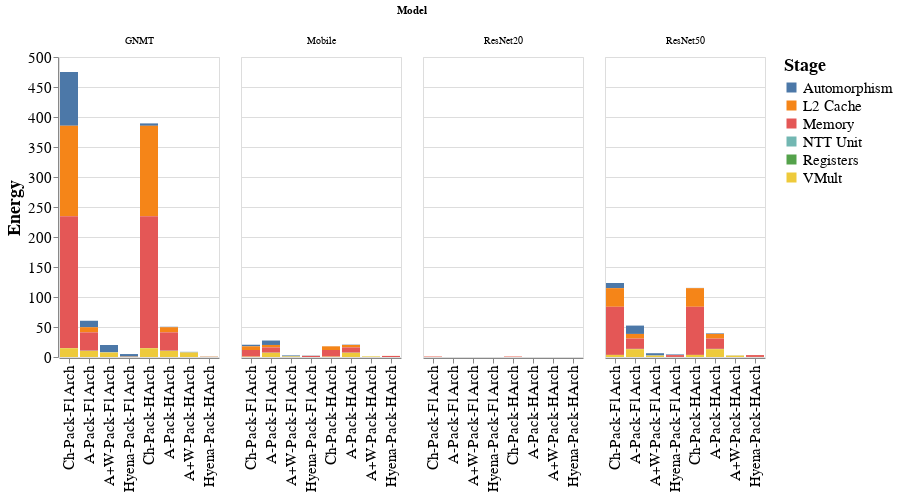

Notebook code cell kept with this figure:
### Code cell
structs = {
    'L2 Cache':{
        'Chiplet':['WT L2 Cache', 'IF L2 Cache', 'KSH L2 Cache'],
    },
    'Memory':{
        'Chiplet':['Memory']
    },
    'VMult':{
        'MUL':['MUL'],'NTT':['MUL'],'KSH':['MUL'],'ROT':['MUL'],
    },
    'Registers':{
        'MUL': ['IF File','WT File','Twiddle','KSH File','PSUM File','Buffer File'],
        'KSH': ['IF File','WT File','Twiddle','KSH File','PSUM File','Buffer File'],
    },
    'Automorphism':{
        'ROT': ['IF File','WT File','Twiddle','KSH File','PSUM File','Buffer File',
                'Total Shift', 'Total Transpose', 'Total Benes'],
    },
    'NTT Unit':{
        'NTT': ['IF File','WT File','Twiddle','KSH File','PSUM File','Buffer File'],
    }
}

temp_dd = []
SCALE = 1e9


for cnn_name, data in [("ResNet50",data_resnet), ("Mobile",data_mobile), ("GNMT",data_gnmt),("ResNet20",data_resnet20)]:
    for model in data:
        if 'ngraph' in model[0]:
            continue
        if 'plus' in model[0]:
            continue
#         if 'hyena' not in model[2]:
#             continue
#         if 'hyena' not in model[0] and 'epic' not in model[0]:
#             continue
        for layer in data[model]:
            for name in structs:
                for category in structs[name]:
                    for stat in structs[name][category]:
                        temp_dd.append([
                            cnn_name,
                            replace_strings["_".join(model[:-1])],
                            data[model][layer]['Layer'],
                            name,
                            stat,
                            data[model][layer][category][stat]*master_energy[stat]/SCALE
                        ])
                        
df_dd = pd.DataFrame(temp_dd, columns=['Model', 'Config', 'Layer', 'Stage', 'Metric', "Energy"])
# df_l = df_temp[df_temp['Layer'] == 'CONV 2 1 2']
# df_l = df_temp[df_temp['Layer'] == 'CONV 2 1 Residual']
dd = df_dd.groupby(['Model', 'Config','Stage']).sum().reset_index()


alt.Chart(dd).mark_bar().encode(
    x=alt.X('Config', axis=alt.Axis(title=None), sort=order_string),
    y=alt.Y('Energy'),
    color='Stage',
    column=alt.Column('Model')
).configure_axis(
    labelFontSize=15,
    titleFontSize=18
).configure_legend(
    labelFontSize=15,
    titleFontSize=18
).display()

print(df_dd.groupby(['Model', 'Config']).sum().reset_index())

### Figure 1 — Vega-Lite specification as saved in the notebook (floating-point values rounded to 4 significant figures; data arrays with more than 128 entries replaced by an {"elided": "..."} marker saying what was removed)
{"config": {"view": {"continuousWidth": 400, "continuousHeight": 300}, "axis": {"labelFontSize": 15, "titleFontSize": 18}, "legend": {"labelFontSize": 15, "titleFontSize": 18}}, "data": {"name": "data-e9f9d91201e6d0c6adf3318807da2ace"}, "mark": "bar", "encoding": {"color": {"field": "Stage", "type": "nominal"}, "column": {"field": "Model", "type": "nominal"}, "x": {"axis": {"title": null}, "field": "Config", "sort": ["Ch-Pack-F1Arch", "A-Pack-F1Arch", "A+W-Pack-F1Arch", "Hyena-Pack-F1Arch", "Ch-Pack-HArch", "A-Pack-HArch", "A+W-Pack-HArch", "Hyena-Pack-HArch"], "type": "nominal"}, "y": {"field": "Energy", "type": "quantitative"}}, "$schema": "https://vega.github.io/schema/vega-lite/v4.17.0.json", "datasets": {"data-e9f9d91201e6d0c6adf3318807da2ace": {"elided": "192 records"}}}
